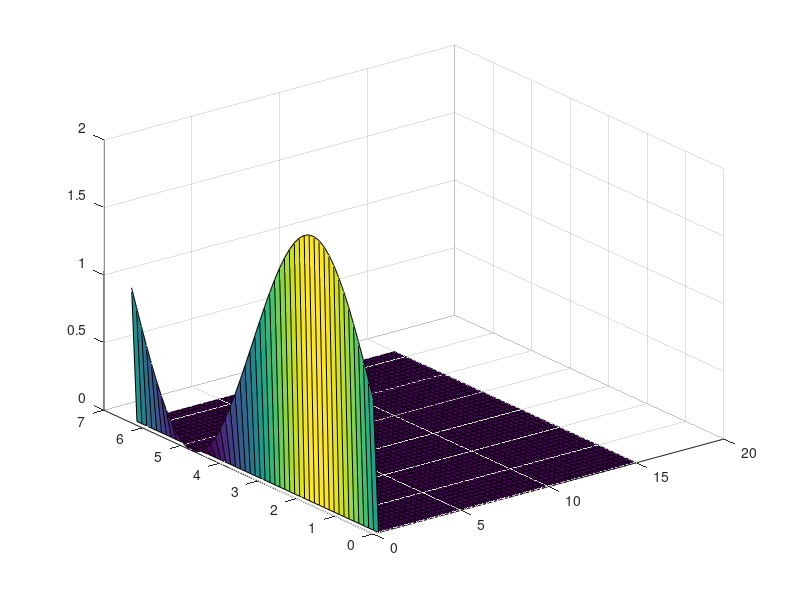

MATLAB code for this plot:

% Create mesh (2D MESH)
dimX = 20;                  % Number of nodes in x
dimY = 20;                  % Number of nodes in y
source = 0;
% Defining Boundary conditions

% Type
boundary.south = 'Dirichlet';
boundary.north = 'Dirichlet';
boundary.east  = 'Dirichlet';
boundary.west  = 'Dirichlet';

% Value for Dirichlet BC
VNorth = 10;
VSouth= 10;
VWest= 10;
VEast=10;
% ii gives the row, jj gives the column
l=15;
h=2.0*pi;
n = 50;
index = @(ii,jj) ii + (jj-1)*n;

delta_x = l/(n-1);
delta_y = h/(n-1);      % this is for the case of a rectangular and uniform mesh

x_vector = 0:delta_x:l;
y_vector = linspace(h,0,n);

[x_grid,y_grid] = meshgrid(x_vector,y_vector);


%-----------------------------------------------------------------------
% Defining the Constants

Gamma= 0.1;
U0 = 50.0;
dt=0.1;
tsteps = 500;

%-----------------------------------------------------------------------
% Defining Boundary conditions

b = zeros(n,n);

for ii = 1:n
    if ii == 1  % Construct north part
        switch boundary.north
            case 'Dirichlet'
                for jj = 2:(n)
                    b(index(ii,jj)) = VNorth;
                end
        end
    elseif ii == n  % Construct south part
        switch boundary.south
            case 'Dirichlet'
                for jj = 1:(n-1)
                    b(index(ii,jj)) = VSouth;
                end
            case 'Neumann'
                for jj = 1:(n-1)
                    b(index(ii,jj)) = beta;
                end
        end
    else
        for jj = 2:(n-1)
            b(index(ii,jj)) = source;
        end
    end
end

for jj = 1:n
    if jj == 1  % Construct west part
        switch boundary.west
            case 'Dirichlet'
                for ii = 1:(n-1)
                    b(index(ii,jj)) = VWest;
                end
        end
    elseif jj == n  %Construct east part
        switch boundary.east
            case 'Dirichlet'
                for ii = 2:(n)
                    b(index(ii,jj)) = VEast;
                end

        end
    end
end

%------------------------------------------------------------------------
% Constructing Matrix A;

A = zeros(n*n);

     a_e = (U0/(2*delta_x) - Gamma/(delta_x^2));
     a_p = 2*Gamma/(delta_x^2)+2*Gamma/(delta_y^2);
     a_w = -(U0/(2*delta_x) + Gamma/(delta_x^2));
     a_n = (U0/(2*delta_y) - Gamma/(delta_y^2));
     a_s = -(U0/(2*delta_y) + Gamma/(delta_y^2));
     
for ii = 1:n
    if ii == 1 % North Part
        switch boundary.north
            case 'Dirichlet'
                for jj = 2:n
                    A(index(ii,jj),index(ii,jj)) = 1;
                end
        end
    elseif ii == n % South Part
        switch boundary.south
            case 'Dirichlet'
                for jj = 1:(n-1)
                    A(index(ii,jj),index(ii,jj)) = 1;
                end
            case 'Neumann'
                for jj = 1:(n-1)
                    A(index(ii,jj),index(ii,jj)) = -Kval*(3/(2*delta_y));
                    A(index(ii,jj),index(ii,jj)-1) = Kval*4/(2*delta_y);
                    A(index(ii,jj),index(ii,jj)-2) = -Kval/(2*delta_y);
                end
        end
    else % Middle points
        for jj = 2:(n-1)
            A(index(ii,jj),index(ii,jj))     = a_p;
            A(index(ii,jj),index(ii,jj) - 1) = a_w;
            A(index(ii,jj),index(ii,jj) + 1) = a_e;
            A(index(ii,jj),index(ii,jj) - n) = a_s;
            A(index(ii,jj),index(ii,jj) + n) = a_n;
        end
    end
end

for jj = 1:n
    if jj == 1 % West Part (only Dirichlet)
        for ii = 1:(n-1)
            A(index(ii,jj),index(ii,jj)) = 1;
        end
    elseif jj == n % East Part
        switch boundary.east
            case 'Dirichlet'
                for ii = 2:(n)
                    A(index(ii,jj),index(ii,jj)) = 1;
                end
            case 'Robin'
                for ii = 2:(n)
                    A(index(ii,jj),index(ii,jj)) = (alpha + (Kval*3/2)/delta_x);
                    A(index(ii,jj),index(ii,jj)-n) = -Kval*(4/(2*delta_x));
                    A(index(ii,jj),index(ii,jj)-2*n) = Kval/(2*delta_x);
                end
        end
    end
end
omega = zeros(n);
omega(:,1)=sin(y_vector)+1;
% Check initial field:
surf(x_vector,y_vector,omega);
hold on;
pause(.5);
